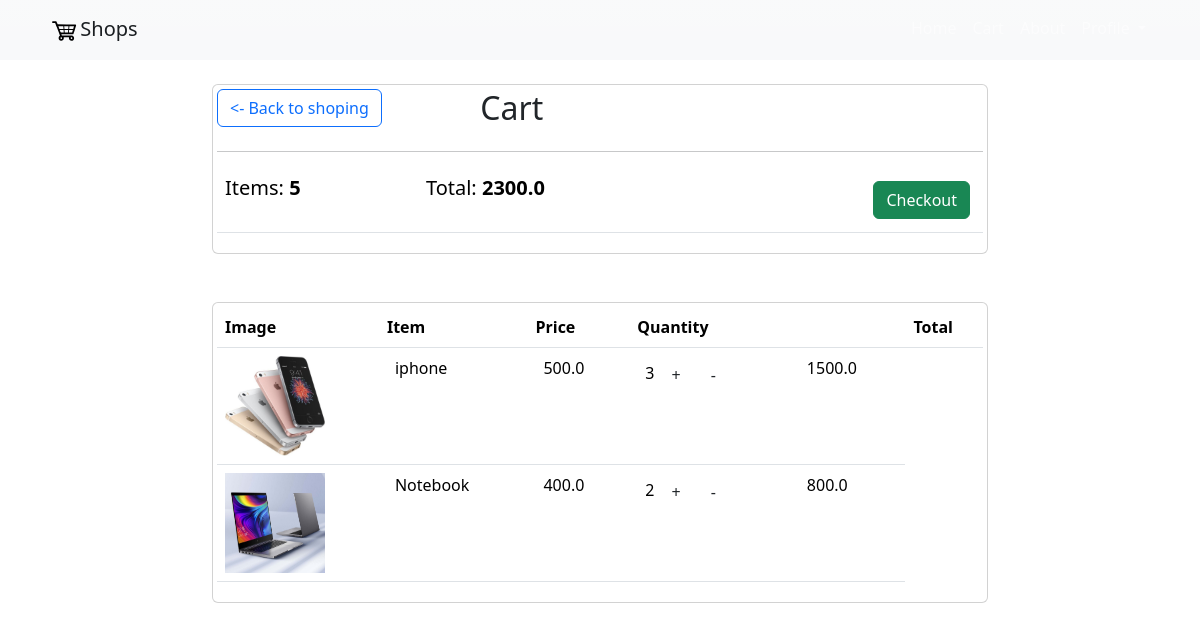
Screenshot of /cart/ (signed in) with the database file from the repository.
### apps/models.py (models this page shows, shortened)
class Order(models.Model):
    customer = models.ForeignKey(User, on_delete=models.SET_NULL, blank=True, null=True)
    date_order =  models.DateTimeField(auto_now_add=True)
    complete =models.BooleanField(default=False, null=True, blank=False)
    transaction_id = models.CharField(max_length=200, null=True)
    @property
    def get_cart_total(self):
        orderitems =self.orderitem_set.all()
        total = sum([item.get_total for item in orderitems])
        return total
    @property
    def get_cart_items(self):
        orderitems = self.orderitem_set.all()
        total = sum([item.quantity for item  in orderitems])
        return total

class OrderItem(models.Model):
    product = models.ForeignKey(Product, on_delete=models.SET_NULL, blank=True, null=True)
    order = models.ForeignKey(Order, on_delete=models.SET_NULL, blank=True, null=True)
    quantity = models.IntegerField(default=0, null=True, blank=True)
    date_added=models.DateTimeField(auto_now_add=True)
    @property
    def get_total(self):
        total = self.product.price *self.quantity
        return total

class Product(models.Model):
    name = models.CharField(max_length=200, null=True)
    price = models.FloatField()
    description = models.TextField()
    digital = models.BooleanField(default=False, null=True, blank=False)
    image = models.ImageField(null=True, blank=True)

### apps/views.py (the view)
# urls.py: path('cart/', Cart, name='cart'),
def Cart(request):
    if request.user.is_authenticated:
        customer = request.user
        order, created = Order.objects.get_or_create(customer=customer, complete=False)
        items = order.orderitem_set.all()
    else:
        items = []
        order = {'get_cart_total': 0, 'get_cart_items': 0, 'shipping': False}
    context = {'items': items, 'order': order}
    return render(request=request, template_name='apps/cart.html', context=context)

### templates/apps/cart.html (shortened to what this page needs)
{% extends 'apps/index.html' %}
{% load static %}
{% block products %}
    <br>
    <div class="container-md p-1 card ">
        <div class="row">
            <div class=" col col-md-4 ">
                <a class="btn btn-outline-primary " href="{% url 'main' %}"> <- Back to shoping </a>
            </div>
            <div class="col-auto ">
                <h2>Cart</h2>
            </div>
        </div>
        <hr>
        <table class="table">
            <tr>
                <th><h5>Items: <strong>{{ order.get_cart_items }}</strong></h5></th>
                <th><h5>Total: <strong>{{ order.get_cart_total }}</strong></h5></th>
                <th><a style="float: right;margin: 5px" class="btn btn-success" href="{% url 'checkout' %}">Checkout</a>
                </th>
            </tr>
        </table>
    </div>
    <br>
    <br>
    <div class="col-auto p-1 card">
        <table class="table">
            <thead>
            <tr>
                <th scope="col">Image</th>
                <th scope="col">Item</th>
                <th scope="col">Price</th>
                <th scope="col">Quantity</th>
                <th scope="col"></th>
                <th scope="col">Total</th>
            </tr>
            </thead>
            <tbody>
            {% for  elem in items %}
                <tr>
                    <th scope="row"><img src="{{ elem.product.image.url }}" style="width: 100px ; height: 100px"></th>
                    <td><p class="px-lg-2">{{ elem.product.name }}</p></td>
                    <td><p class="px-lg-2">{{ elem.product.price }}</p></td>
                    <td>
                        <p class="px-sm-2">{{ elem.quantity }}
                            <button class=" btn  update-cart  " data-product='{{ elem.product.id }}' data-action='add'>
                                +
                            </button>
                            <button class=" btn update-cart" data-product='{{ elem.product.id }}' data-action='remove'>
                                -
                            </button>
                        </p>
                    </td>
                    <td><p class="px-lg-2">{{ elem.get_total }}</p></td>
                </tr>
            {% endfor %}
            </tbody>
        </table>
    </div>
{% endblock %}

### templates/apps/index.html (shortened to what this page needs)
{% extends 'base/base.html' %}
{% block content %}
    <div class="container-fluid">
        <div class="row flex-nowrap">
            <div class="col-auto  col-md-2 px-0 bg-white">
                <div class="d-flex flex-column  px-2 pt-2 ">
                </div>
            </div>
            <div class="col-auto col-md-8">
                {% block products %}
                {% endblock %}
            </div>
            <div class="col-auto col-md-2">
            </div>
        </div>
    </div>
{% endblock %}

### templates/base/base.html (shortened to what this page needs)
{% load static %}
<!DOCTYPE html>
<html lang="en">
<head>
    {% load bootstrap5 %}
    {% bootstrap_css %}
    <link rel="stylesheet" href="{% static 'css/apps.css' %}">
</head>
<body>
<nav class="navbar bg-gradient navbar-dark navbar-expand-lg bg-body-tertiary " style="background-color: #6E290F ">
    <div class="container-fluid container px-2 px-lg-3">
        <a class="navbar-brand" style="color: #1a1e21" href="{% url 'main' %}"> <img
                style="width: 30px; height: 30px ; margin-left:5%"
                src="{% static 'image/apps/logo.svg' %}">Shops</a>
        <div class="collapse navbar-collapse" id="navbarNavAltMarkup">
            <div class="   navbar-nav ms-auto mb-3 mb-lg-1 ">
                <a class="nav-link" aria-current="page" href="{% url 'main' %}">Home</a>
                <a class="nav-link" href="{% url 'cart' %}">Cart</a>
                <a class="nav-link" href="{% url 'about' %}">About</a>
                {% if  user.is_anonymous %}
                    <a class="nav-link" href="{% url 'login' %}">Login</a>
                {% else %}
                    <li class="nav-item dropdown">
                        <a class="nav-link dropdown-toggle" href="#" role="button" data-bs-toggle="dropdown"
                           aria-expanded="false">
                        </a>
                    </li>
                {% endif %}
            </div>
        </div>
    </div>
</nav>
{% block content %}
{% endblock %}
</body>
</html>

### rows the page displays
Order: get_cart_items "5", get_cart_total "2300.0"
OrderItem: product.image (picture), product.name "iphone", product.price "500.0", quantity "3", get_total "1500.0"
OrderItem: product.image (picture), product.name "Notebook", product.price "400.0", quantity "2", get_total "800.0"
